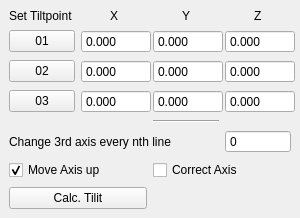
  <widget class="QDockWidget" name="tilt_correction_dockWidget">
   <property name="enabled">
    <bool>true</bool>
   </property>
   <property name="sizePolicy">
    <sizepolicy hsizetype="Preferred" vsizetype="Preferred">
     <horstretch>0</horstretch>
     <verstretch>0</verstretch>
    </sizepolicy>
   </property>
   <property name="maximumSize">
    <size>
     <width>300</width>
     <height>524287</height>
    </size>
   </property>
   <property name="windowTitle">
    <string>Tilt correction</string>
   </property>
   <attribute name="dockWidgetArea">
    <number>8</number>
   </attribute>
   <widget class="QWidget" name="dockWidgetContents_6">
    <layout class="QGridLayout" name="gridLayout_2">
     <item row="1" column="0">
      <layout class="QGridLayout" name="gridLayout">
       <property name="verticalSpacing">
        <number>7</number>
       </property>
       <item row="5" column="3">
        <widget class="QSpinBox" name="correct_every_x_lines_tilt_spinBox">
         <property name="contextMenuPolicy">
          <enum>Qt::DefaultContextMenu</enum>
         </property>
         <property name="buttonSymbols">
          <enum>QAbstractSpinBox::NoButtons</enum>
         </property>
         <property name="correctionMode">
          <enum>QAbstractSpinBox::CorrectToPreviousValue</enum>
         </property>
         <property name="minimum">
          <number>0</number>
         </property>
         <property name="maximum">
          <number>5000</number>
         </property>
        </widget>
       </item>
       <item row="6" column="2" colspan="2">
        <widget class="QCheckBox" name="thrid_axis_correction_checkBox">
         <property name="text">
          <string>Correct Axis</string>
         </property>
         <property name="checked">
          <bool>false</bool>
         </property>
        </widget>
       </item>
       <item row="6" column="0" colspan="2">
        <widget class="QCheckBox" name="move_3rd_axis_up_checkBox">
         <property name="text">
          <string>Move Axis up</string>
         </property>
         <property name="checked">
          <bool>true</bool>
         </property>
        </widget>
       </item>
       <item row="7" column="0" colspan="2">
        <widget class="QPushButton" name="calc_tilt_pushButton">
         <property name="text">
          <string>Calc. Tilit</string>
         </property>
        </widget>
       </item>
       <item row="2" column="3">
        <widget class="ScienDSpinBox" name="tilt_02_z_pos_doubleSpinBox">
         <property name="enabled">
          <bool>true</bool>
         </property>
         <property name="minimumSize">
          <size>
           <width>70</width>
           <height>0</height>
          </size>
         </property>
         <property name="maximumSize">
          <size>
           <width>50</width>
           <height>16777215</height>
          </size>
         </property>
         <property name="readOnly">
          <bool>true</bool>
         </property>
         <property name="buttonSymbols">
          <enum>QAbstractSpinBox::NoButtons</enum>
         </property>
         <property name="decimals">
          <number>3</number>
         </property>
         <property name="minimum">
          <double>-100.000000000000000</double>
         </property>
         <property name="maximum">
          <double>100.000000000000000</double>
         </property>
        </widget>
       </item>
       <item row="3" column="3">
        <widget class="ScienDSpinBox" name="tilt_03_z_pos_doubleSpinBox">
         <property name="enabled">
          <bool>true</bool>
         </property>
         <property name="minimumSize">
          <size>
           <width>70</width>
           <height>0</height>
          </size>
         </property>
         <property name="maximumSize">
          <size>
           <width>50</width>
           <height>16777215</height>
          </size>
         </property>
         <property name="readOnly">
          <bool>true</bool>
         </property>
         <property name="buttonSymbols">
          <enum>QAbstractSpinBox::NoButtons</enum>
         </property>
         <property name="decimals">
          <number>3</number>
         </property>
         <property name="minimum">
          <double>-100.000000000000000</double>
         </property>
         <property name="maximum">
          <double>100.000000000000000</double>
         </property>
        </widget>
       </item>
       <item row="1" column="0">
        <widget class="QPushButton" name="tilt_set_01_pushButton">
         <property name="maximumSize">
          <size>
           <width>70</width>
           <height>16777215</height>
          </size>
         </property>
         <property name="text">
          <string>01</string>
         </property>
        </widget>
       </item>
       <item row="2" column="2">
        <widget class="ScienDSpinBox" name="tilt_02_y_pos_doubleSpinBox">
         <property name="enabled">
          <bool>true</bool>
         </property>
         <property name="minimumSize">
          <size>
           <width>70</width>
           <height>0</height>
          </size>
         </property>
         <property name="maximumSize">
          <size>
           <width>50</width>
           <height>16777215</height>
          </size>
         </property>
         <property name="readOnly">
          <bool>true</bool>
         </property>
         <property name="buttonSymbols">
          <enum>QAbstractSpinBox::NoButtons</enum>
         </property>
         <property name="decimals">
          <number>3</number>
         </property>
         <property name="maximum">
          <double>200.000000000000000</double>
         </property>
        </widget>
       </item>
       <item row="1" column="1">
        <widget class="ScienDSpinBox" name="tilt_01_x_pos_doubleSpinBox">
         <property name="enabled">
          <bool>true</bool>
         </property>
         <property name="minimumSize">
          <size>
           <width>70</width>
           <height>0</height>
          </size>
         </property>
         <property name="maximumSize">
          <size>
           <width>50</width>
           <height>16777215</height>
          </size>
         </property>
         <property name="readOnly">
          <bool>true</bool>
         </property>
         <property name="buttonSymbols">
          <enum>QAbstractSpinBox::NoButtons</enum>
         </property>
         <property name="decimals">
          <number>3</number>
         </property>
         <property name="maximum">
          <double>200.000000000000000</double>
         </property>
        </widget>
       </item>
       <item row="3" column="0">
        <widget class="QPushButton" name="tilt_set_03_pushButton">
         <property name="maximumSize">
          <size>
           <width>70</width>
           <height>16777215</height>
          </size>
         </property>
         <property name="text">
          <string>03</string>
         </property>
        </widget>
       </item>
       <item row="0" column="0">
        <widget class="QLabel" name="tiltpoint_label">
         <property name="text">
          <string>Set Tiltpoint :</string>
         </property>
        </widget>
       </item>
       <item row="1" column="2">
        <widget class="ScienDSpinBox" name="tilt_01_y_pos_doubleSpinBox">
         <property name="enabled">
          <bool>true</bool>
         </property>
         <property name="minimumSize">
          <size>
           <width>70</width>
           <height>0</height>
          </size>
         </property>
         <property name="maximumSize">
          <size>
           <width>50</width>
           <height>16777215</height>
          </size>
         </property>
         <property name="readOnly">
          <bool>true</bool>
         </property>
         <property name="buttonSymbols">
          <enum>QAbstractSpinBox::NoButtons</enum>
         </property>
         <property name="decimals">
          <number>3</number>
         </property>
         <property name="maximum">
          <double>200.000000000000000</double>
         </property>
        </widget>
       </item>
       <item row="3" column="2">
        <widget class="ScienDSpinBox" name="tilt_03_y_pos_doubleSpinBox">
         <property name="enabled">
          <bool>true</bool>
         </property>
         <property name="sizePolicy">
          <sizepolicy hsizetype="Minimum" vsizetype="Fixed">
           <horstretch>0</horstretch>
           <verstretch>0</verstretch>
          </sizepolicy>
         </property>
         <property name="minimumSize">
          <size>
           <width>70</width>
           <height>0</height>
          </size>
         </property>
         <property name="maximumSize">
          <size>
           <width>50</width>
           <height>16777215</height>
          </size>
         </property>
         <property name="readOnly">
          <bool>true</bool>
         </property>
         <property name="buttonSymbols">
          <enum>QAbstractSpinBox::NoButtons</enum>
         </property>
         <property name="decimals">
          <number>3</number>
         </property>
         <property name="maximum">
          <double>200.000000000000000</double>
         </property>
        </widget>
       </item>
       <item row="0" column="2" alignment="Qt::AlignHCenter">
        <widget class="QLabel" name="tilt_y_label">
         <property name="text">
          <string>Y</string>
         </property>
        </widget>
       </item>
       <item row="3" column="1">
        <widget class="ScienDSpinBox" name="tilt_03_x_pos_doubleSpinBox">
         <property name="enabled">
          <bool>true</bool>
         </property>
         <property name="minimumSize">
          <size>
           <width>70</width>
           <height>0</height>
          </size>
         </property>
         <property name="maximumSize">
          <size>
           <width>50</width>
           <height>16777215</height>
          </size>
         </property>
         <property name="readOnly">
          <bool>true</bool>
         </property>
         <property name="buttonSymbols">
          <enum>QAbstractSpinBox::NoButtons</enum>
         </property>
         <property name="decimals">
          <number>3</number>
         </property>
         <property name="maximum">
          <double>200.000000000000000</double>
         </property>
        </widget>
       </item>
       <item row="2" column="0">
        <widget class="QPushButton" name="tilt_set_02_pushButton">
         <property name="maximumSize">
          <size>
           <width>70</width>
           <height>16777215</height>
          </size>
         </property>
         <property name="text">
          <string>02</string>
         </property>
        </widget>
       </item>
       <item row="1" column="3">
        <widget class="ScienDSpinBox" name="tilt_01_z_pos_doubleSpinBox">
         <property name="enabled">
          <bool>true</bool>
         </property>
         <property name="minimumSize">
          <size>
           <width>70</width>
           <height>0</height>
          </size>
         </property>
         <property name="maximumSize">
          <size>
           <width>50</width>
           <height>16777215</height>
          </size>
         </property>
         <property name="readOnly">
          <bool>true</bool>
         </property>
         <property name="buttonSymbols">
          <enum>QAbstractSpinBox::NoButtons</enum>
         </property>
         <property name="decimals">
          <number>3</number>
         </property>
         <property name="minimum">
          <double>-100.000000000000000</double>
         </property>
         <property name="maximum">
          <double>100.000000000000000</double>
         </property>
        </widget>
       </item>
       <item row="0" column="1" alignment="Qt::AlignHCenter">
        <widget class="QLabel" name="tilt_x_label">
         <property name="text">
          <string>X</string>
         </property>
        </widget>
       </item>
       <item row="2" column="1">
        <widget class="ScienDSpinBox" name="tilt_02_x_pos_doubleSpinBox">
         <property name="enabled">
          <bool>true</bool>
         </property>
         <property name="minimumSize">
          <size>
           <width>70</width>
           <height>0</height>
          </size>
         </property>
         <property name="maximumSize">
          <size>
           <width>50</width>
           <height>16777215</height>
          </size>
         </property>
         <property name="readOnly">
          <bool>true</bool>
         </property>
         <property name="buttonSymbols">
          <enum>QAbstractSpinBox::NoButtons</enum>
         </property>
         <property name="decimals">
          <number>3</number>
         </property>
         <property name="maximum">
          <double>200.000000000000000</double>
         </property>
        </widget>
       </item>
       <item row="0" column="3" alignment="Qt::AlignHCenter">
        <widget class="QLabel" name="tilt_z_label">
         <property name="text">
          <string>Z</string>
         </property>
        </widget>
       </item>
       <item row="4" column="2">
        <widget class="Line" name="line_9">
         <property name="orientation">
          <enum>Qt::Horizontal</enum>
         </property>
        </widget>
       </item>
       <item row="5" column="0" colspan="3">
        <widget class="QLabel" name="label_3">
         <property name="text">
          <string>Change 3rd axis every nth line</string>
         </property>
        </widget>
       </item>
      </layout>
     </item>
    </layout>
   </widget>
  </widget>
